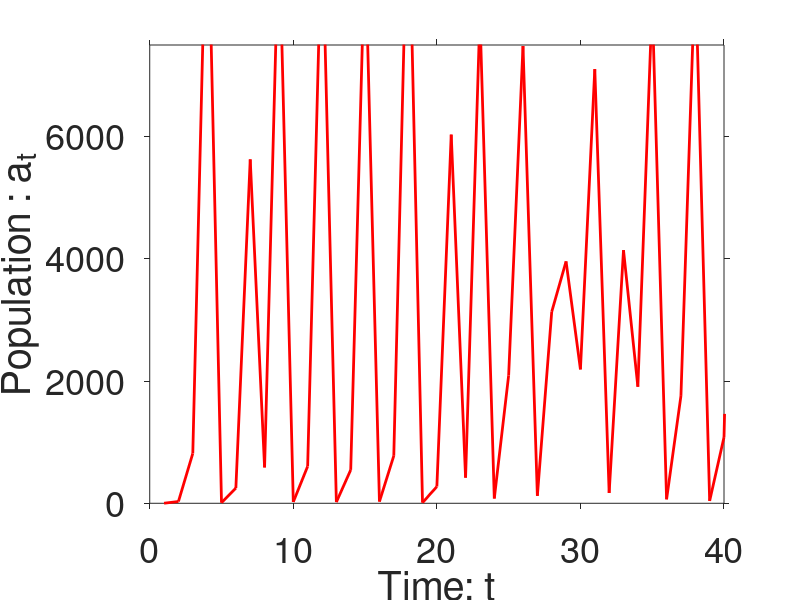
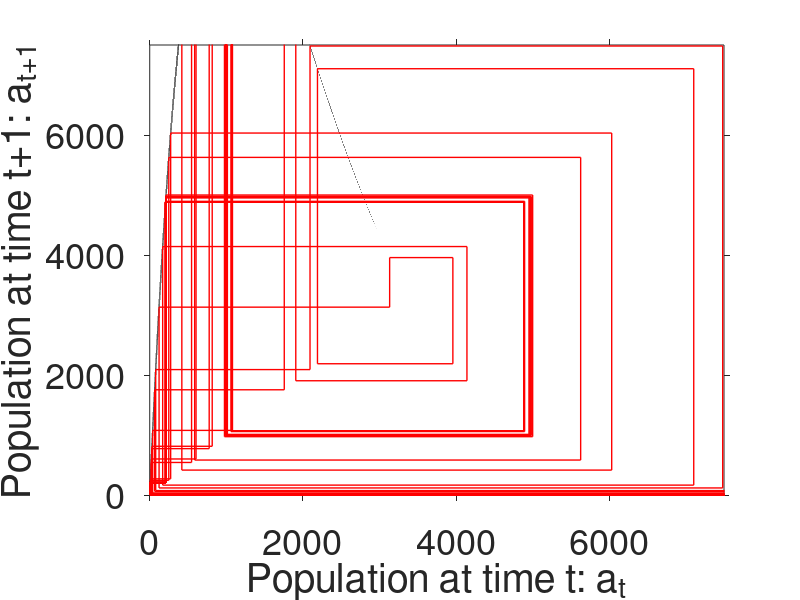

Write MATLAB code to recreate these figures, in order.

%Plot function
at=[0:0.01:7500];

n=1000;
b=29
at1=b*at.*exp(-at/n);

%Iterate the function
a(1)=1;
t=[1:1:200];
for i=t
    a(i+1)=b*a(i).*exp(-a(i)/n);
end


%Make a cobweb diagram
j=0;
for i=1:1:(length(a)-1)
    j=j+1;
    a2(j)=a(i);
    a3(j)=a(i);
    j=j+1;
    a2(j)=a(i);
    a3(j)=a(i+1);
end

%Plot cobweb diagram
figure(2)
prop=plot(at,at1,'k-',at,at,'k--',a2,a3,'r-')
set(prop,'LineWidth',1)
set(gca,'TickDir','out')
set(gca,'FontSize',26)
xlabel('Population at time t: a_t')
ylabel('Population at time t+1: a_{t+1}')
axis([0 7500 0 7500])

%Plot time series
figure(1)
prop=plot(t,a(1:max(t)),'r')
set(prop,'LineWidth',2)

set(gca,'TickDir','out')
set(gca,'FontSize',26)
xlabel('Time: t')
ylabel('Population : a_{t}')
axis([0 40 0 7500])

